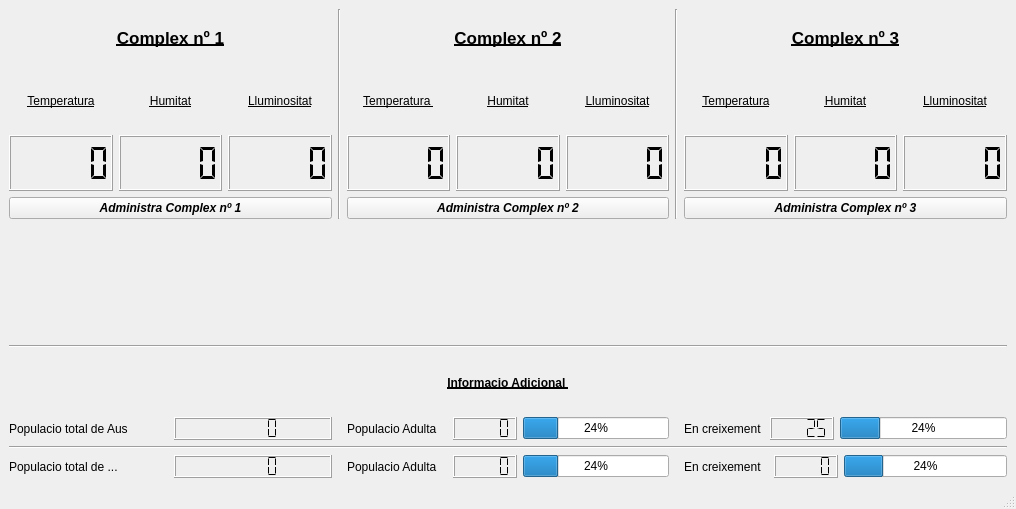
<?xml version="1.0" encoding="UTF-8"?>
<ui version="4.0">
 <class>MainWindow</class>
 <widget class="QMainWindow" name="MainWindow">
  <property name="geometry">
   <rect>
    <x>0</x>
    <y>0</y>
    <width>1016</width>
    <height>509</height>
   </rect>
  </property>
  <property name="windowTitle">
   <string>MainWindow</string>
  </property>
  <widget class="QWidget" name="centralwidget">
   <layout class="QGridLayout" name="gridLayout_2">
    <item row="0" column="0">
     <layout class="QGridLayout" name="gridLayout_3">
      <item row="0" column="3" rowspan="4">
       <widget class="Line" name="line">
        <property name="orientation">
         <enum>Qt::Vertical</enum>
        </property>
       </widget>
      </item>
      <item row="3" column="0" colspan="3">
       <widget class="QPushButton" name="complex_1_administra">
        <property name="font">
         <font>
          <weight>75</weight>
          <italic>true</italic>
          <bold>true</bold>
         </font>
        </property>
        <property name="text">
         <string>Administra Complex nº 1</string>
        </property>
       </widget>
      </item>
      <item row="2" column="5">
       <widget class="QLCDNumber" name="complex_2_humitat">
        <property name="segmentStyle">
         <enum>QLCDNumber::Flat</enum>
        </property>
       </widget>
      </item>
      <item row="2" column="9">
       <widget class="QLCDNumber" name="complex_3_humitat">
        <property name="segmentStyle">
         <enum>QLCDNumber::Flat</enum>
        </property>
       </widget>
      </item>
      <item row="3" column="8" colspan="3">
       <widget class="QPushButton" name="complex_3_administra">
        <property name="font">
         <font>
          <weight>75</weight>
          <italic>true</italic>
          <bold>true</bold>
         </font>
        </property>
        <property name="text">
         <string>Administra Complex nº 3</string>
        </property>
       </widget>
      </item>
      <item row="2" column="0">
       <widget class="QLCDNumber" name="complex_1_temperatura">
        <property name="smallDecimalPoint">
         <bool>false</bool>
        </property>
        <property name="segmentStyle">
         <enum>QLCDNumber::Flat</enum>
        </property>
       </widget>
      </item>
      <item row="10" column="8" colspan="3">
       <layout class="QGridLayout" name="gridLayout_5">
        <item row="0" column="0">
         <widget class="QLabel" name="label_19">
          <property name="text">
           <string>En creixement  </string>
          </property>
         </widget>
        </item>
        <item row="0" column="1">
         <widget class="QLCDNumber" name="altre_creixent_lcd">
          <property name="segmentStyle">
           <enum>QLCDNumber::Flat</enum>
          </property>
         </widget>
        </item>
        <item row="0" column="2">
         <widget class="QProgressBar" name="altre_creixent_progress_bar">
          <property name="value">
           <number>24</number>
          </property>
         </widget>
        </item>
       </layout>
      </item>
      <item row="1" column="2">
       <widget class="QLabel" name="label_6">
        <property name="font">
         <font>
          <weight>50</weight>
          <bold>false</bold>
          <underline>true</underline>
         </font>
        </property>
        <property name="text">
         <string>Lluminositat</string>
        </property>
        <property name="alignment">
         <set>Qt::AlignCenter</set>
        </property>
       </widget>
      </item>
      <item row="2" column="8">
       <widget class="QLCDNumber" name="complex_3_temperaura">
        <property name="segmentStyle">
         <enum>QLCDNumber::Flat</enum>
        </property>
       </widget>
      </item>
      <item row="8" column="8" colspan="3">
       <layout class="QHBoxLayout" name="horizontalLayout_5">
        <item>
         <widget class="QLabel" name="label_20">
          <property name="text">
           <string>En creixement </string>
          </property>
         </widget>
        </item>
        <item>
         <widget class="QLCDNumber" name="aus_creixent_lcd">
          <property name="segmentStyle">
           <enum>QLCDNumber::Flat</enum>
          </property>
          <property name="intValue" stdset="0">
           <number>25</number>
          </property>
         </widget>
        </item>
        <item>
         <widget class="QProgressBar" name="aus_creixent_progress_bar">
          <property name="value">
           <number>24</number>
          </property>
         </widget>
        </item>
       </layout>
      </item>
      <item row="7" column="0" colspan="11">
       <widget class="QLabel" name="label_16">
        <property name="font">
         <font>
          <weight>75</weight>
          <bold>true</bold>
          <underline>true</underline>
         </font>
        </property>
        <property name="text">
         <string>Informacio Adicional </string>
        </property>
        <property name="alignment">
         <set>Qt::AlignCenter</set>
        </property>
       </widget>
      </item>
      <item row="0" column="8" colspan="3">
       <widget class="QLabel" name="label">
        <property name="font">
         <font>
          <pointsize>13</pointsize>
          <weight>75</weight>
          <bold>true</bold>
          <underline>true</underline>
         </font>
        </property>
        <property name="text">
         <string>Complex nº 3</string>
        </property>
        <property name="alignment">
         <set>Qt::AlignCenter</set>
        </property>
       </widget>
      </item>
      <item row="8" column="0" colspan="3">
       <layout class="QGridLayout" name="gridLayout_4">
        <item row="0" column="1">
         <widget class="QLCDNumber" name="aus_totals">
          <property name="segmentStyle">
           <enum>QLCDNumber::Flat</enum>
          </property>
         </widget>
        </item>
        <item row="0" column="0">
         <widget class="QLabel" name="label_17">
          <property name="text">
           <string>Populacio total de Aus </string>
          </property>
         </widget>
        </item>
       </layout>
      </item>
      <item row="1" column="5">
       <widget class="QLabel" name="label_7">
        <property name="font">
         <font>
          <weight>50</weight>
          <bold>false</bold>
          <underline>true</underline>
         </font>
        </property>
        <property name="text">
         <string>Humitat</string>
        </property>
        <property name="alignment">
         <set>Qt::AlignCenter</set>
        </property>
       </widget>
      </item>
      <item row="10" column="4" colspan="3">
       <layout class="QHBoxLayout" name="horizontalLayout">
        <item>
         <widget class="QLabel" name="label_18">
          <property name="text">
           <string>Populacio Adulta   </string>
          </property>
         </widget>
        </item>
        <item>
         <widget class="QLCDNumber" name="altre_adults_lcd">
          <property name="segmentStyle">
           <enum>QLCDNumber::Flat</enum>
          </property>
         </widget>
        </item>
        <item>
         <widget class="QProgressBar" name="altre_adults_progress_bar">
          <property name="value">
           <number>24</number>
          </property>
         </widget>
        </item>
       </layout>
      </item>
      <item row="1" column="10">
       <widget class="QLabel" name="label_12">
        <property name="font">
         <font>
          <weight>50</weight>
          <bold>false</bold>
          <underline>true</underline>
         </font>
        </property>
        <property name="text">
         <string>Lluminositat</string>
        </property>
        <property name="alignment">
         <set>Qt::AlignCenter</set>
        </property>
       </widget>
      </item>
      <item row="3" column="4" colspan="3">
       <widget class="QPushButton" name="complex_2_administra">
        <property name="font">
         <font>
          <weight>75</weight>
          <italic>true</italic>
          <bold>true</bold>
         </font>
        </property>
        <property name="text">
         <string>Administra Complex nº 2</string>
        </property>
       </widget>
      </item>
      <item row="2" column="2">
       <widget class="QLCDNumber" name="complex_1_lluminositat">
        <property name="segmentStyle">
         <enum>QLCDNumber::Flat</enum>
        </property>
       </widget>
      </item>
      <item row="1" column="9">
       <widget class="QLabel" name="label_10">
        <property name="font">
         <font>
          <weight>50</weight>
          <bold>false</bold>
          <underline>true</underline>
         </font>
        </property>
        <property name="text">
         <string>Humitat</string>
        </property>
        <property name="alignment">
         <set>Qt::AlignCenter</set>
        </property>
       </widget>
      </item>
      <item row="2" column="6">
       <widget class="QLCDNumber" name="complex_2_lluminositat">
        <property name="segmentStyle">
         <enum>QLCDNumber::Flat</enum>
        </property>
       </widget>
      </item>
      <item row="10" column="0" colspan="3">
       <layout class="QHBoxLayout" name="horizontalLayout_3">
        <item>
         <widget class="QLabel" name="label_14">
          <property name="text">
           <string>Populacio total de ...</string>
          </property>
         </widget>
        </item>
        <item>
         <widget class="QLCDNumber" name="altre_total">
          <property name="segmentStyle">
           <enum>QLCDNumber::Flat</enum>
          </property>
         </widget>
        </item>
       </layout>
      </item>
      <item row="0" column="0" colspan="3">
       <widget class="QLabel" name="label_3">
        <property name="font">
         <font>
          <pointsize>13</pointsize>
          <weight>75</weight>
          <bold>true</bold>
          <underline>true</underline>
         </font>
        </property>
        <property name="text">
         <string>Complex nº 1</string>
        </property>
        <property name="alignment">
         <set>Qt::AlignCenter</set>
        </property>
       </widget>
      </item>
      <item row="2" column="4">
       <widget class="QLCDNumber" name="complex_2_temperatura">
        <property name="segmentStyle">
         <enum>QLCDNumber::Flat</enum>
        </property>
       </widget>
      </item>
      <item row="1" column="0">
       <widget class="QLabel" name="label_4">
        <property name="font">
         <font>
          <weight>50</weight>
          <bold>false</bold>
          <underline>true</underline>
         </font>
        </property>
        <property name="text">
         <string>Temperatura</string>
        </property>
        <property name="alignment">
         <set>Qt::AlignCenter</set>
        </property>
       </widget>
      </item>
      <item row="2" column="1">
       <widget class="QLCDNumber" name="complex_1_humitat">
        <property name="segmentStyle">
         <enum>QLCDNumber::Flat</enum>
        </property>
       </widget>
      </item>
      <item row="1" column="4">
       <widget class="QLabel" name="label_8">
        <property name="font">
         <font>
          <weight>50</weight>
          <bold>false</bold>
          <underline>true</underline>
         </font>
        </property>
        <property name="text">
         <string>Temperatura </string>
        </property>
        <property name="alignment">
         <set>Qt::AlignCenter</set>
        </property>
       </widget>
      </item>
      <item row="0" column="4" colspan="3">
       <widget class="QLabel" name="label_2">
        <property name="font">
         <font>
          <pointsize>13</pointsize>
          <weight>75</weight>
          <bold>true</bold>
          <underline>true</underline>
         </font>
        </property>
        <property name="text">
         <string>Complex nº 2</string>
        </property>
        <property name="alignment">
         <set>Qt::AlignCenter</set>
        </property>
       </widget>
      </item>
      <item row="9" column="0" colspan="11">
       <widget class="Line" name="line_3">
        <property name="orientation">
         <enum>Qt::Horizontal</enum>
        </property>
       </widget>
      </item>
      <item row="1" column="1">
       <widget class="QLabel" name="label_5">
        <property name="font">
         <font>
          <weight>50</weight>
          <bold>false</bold>
          <underline>true</underline>
         </font>
        </property>
        <property name="text">
         <string>Humitat</string>
        </property>
        <property name="alignment">
         <set>Qt::AlignCenter</set>
        </property>
       </widget>
      </item>
      <item row="2" column="10">
       <widget class="QLCDNumber" name="complex_3_luminositat">
        <property name="segmentStyle">
         <enum>QLCDNumber::Flat</enum>
        </property>
       </widget>
      </item>
      <item row="1" column="6">
       <widget class="QLabel" name="label_9">
        <property name="font">
         <font>
          <weight>50</weight>
          <bold>false</bold>
          <underline>true</underline>
         </font>
        </property>
        <property name="text">
         <string>Lluminositat</string>
        </property>
        <property name="alignment">
         <set>Qt::AlignCenter</set>
        </property>
       </widget>
      </item>
      <item row="1" column="8">
       <widget class="QLabel" name="label_11">
        <property name="font">
         <font>
          <weight>50</weight>
          <bold>false</bold>
          <underline>true</underline>
         </font>
        </property>
        <property name="text">
         <string>Temperatura</string>
        </property>
        <property name="alignment">
         <set>Qt::AlignCenter</set>
        </property>
       </widget>
      </item>
      <item row="0" column="7" rowspan="4">
       <widget class="Line" name="line_2">
        <property name="orientation">
         <enum>Qt::Vertical</enum>
        </property>
       </widget>
      </item>
      <item row="8" column="4" colspan="3">
       <layout class="QHBoxLayout" name="horizontalLayout_4">
        <item>
         <widget class="QLabel" name="label_15">
          <property name="text">
           <string>Populacio Adulta   </string>
          </property>
         </widget>
        </item>
        <item>
         <widget class="QLCDNumber" name="aus_adults_lcd">
          <property name="segmentStyle">
           <enum>QLCDNumber::Flat</enum>
          </property>
         </widget>
        </item>
        <item>
         <widget class="QProgressBar" name="aus_adults_progress_bar">
          <property name="value">
           <number>24</number>
          </property>
         </widget>
        </item>
       </layout>
      </item>
      <item row="4" column="0" rowspan="2" colspan="11">
       <widget class="QLabel" name="label_13">
        <property name="text">
         <string/>
        </property>
       </widget>
      </item>
      <item row="6" column="0" colspan="11">
       <widget class="Line" name="line_4">
        <property name="orientation">
         <enum>Qt::Horizontal</enum>
        </property>
       </widget>
      </item>
     </layout>
    </item>
   </layout>
  </widget>
  <widget class="QMenuBar" name="menubar">
   <property name="geometry">
    <rect>
     <x>0</x>
     <y>0</y>
     <width>1016</width>
     <height>25</height>
    </rect>
   </property>
  </widget>
  <widget class="QStatusBar" name="statusbar"/>
  <action name="actionAjuda_amb_el_programa">
   <property name="text">
    <string>Ajuda amb el programa</string>
   </property>
  </action>
  <action name="actionDetall_sobre_els_animals">
   <property name="text">
    <string>Detall sobre els animals</string>
   </property>
  </action>
  <action name="actionWifi_Farm_v0_1">
   <property name="text">
    <string>Wifi_Farm v0.1</string>
   </property>
  </action>
  <action name="actionContacta_amb_l_empresa_fabricant">
   <property name="text">
    <string>Contacta amb l'empresa fabricant</string>
   </property>
  </action>
  <action name="actionConecxio_per_IP">
   <property name="text">
    <string>Conecxio per IP</string>
   </property>
  </action>
 </widget>
 <resources/>
 <connections>
  <connection>
   <sender>complex_1_administra</sender>
   <signal>clicked()</signal>
   <receiver>MainWindow</receiver>
   <slot>administra_complex_1()</slot>
   <hints>
    <hint type="sourcelabel">
     <x>170</x>
     <y>206</y>
    </hint>
    <hint type="destinationlabel">
     <x>507</x>
     <y>254</y>
    </hint>
   </hints>
  </connection>
  <connection>
   <sender>complex_2_administra</sender>
   <signal>clicked()</signal>
   <receiver>MainWindow</receiver>
   <slot>administra_complex_2()</slot>
   <hints>
    <hint type="sourcelabel">
     <x>507</x>
     <y>206</y>
    </hint>
    <hint type="destinationlabel">
     <x>507</x>
     <y>254</y>
    </hint>
   </hints>
  </connection>
  <connection>
   <sender>complex_3_administra</sender>
   <signal>clicked()</signal>
   <receiver>MainWindow</receiver>
   <slot>administra_complex_3()</slot>
   <hints>
    <hint type="sourcelabel">
     <x>844</x>
     <y>206</y>
    </hint>
    <hint type="destinationlabel">
     <x>507</x>
     <y>254</y>
    </hint>
   </hints>
  </connection>
 </connections>
 <slots>
  <slot>administra_complex_1()</slot>
  <slot>administra_complex_2()</slot>
  <slot>administra_complex_3()</slot>
  <slot>sortir()</slot>
  <slot>manual()</slot>
 </slots>
</ui>
